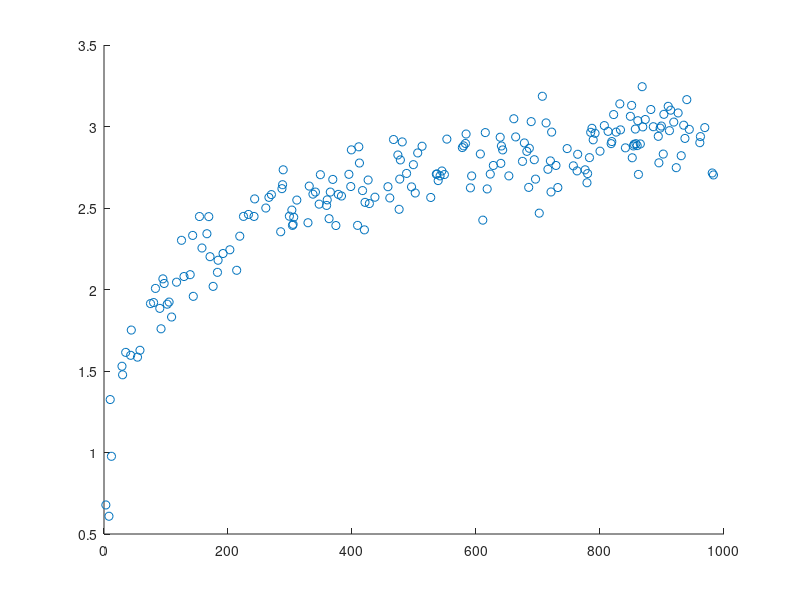

The MATLAB source for this figure: (Note: this script raises an error after producing the figure.)
% Generate some data which increases very rapidly at the start and then
% slows considerably
clear XData_mod YData_mod
xData = randperm(1000,200);
yData = log10(xData); % generate random x-axis data
yData = awgn( yData , 25, 'measured' );
scatter(xData,yData);

% Run a linear regression
[xData,yData]       = prepareCurveData(xData,yData); % checks for and removes NaN
t_out               = length(xData);
xData(1:t_out,2)    = 1; % Prep the data for regression with a column of ones
[b,~,r,~,stats]     = regress(yData,xData); % Run the regression and pull out the coefficients, residuals, stats
Original_r2         = stats(1,1); % Pull out the R2 value
Original_p          = stats(1,3); % Pull out the p value

%Let's plot the results:
ax1       = subplot(2,2,1); hold on;
set(gcf,'units','normalized','outerposition',[0 0 0.5 1]); 
h(1)      = scatter(xData(:,1),yData,... % we need to specify only the column due to the column of ones
    'MarkerEdgeColor', [0.5,0.5,0.5],...
    'MarkerFaceColor', [0.5,0.5,0.5],...
    'SizeData', 10);

intervals   = min(xData):0.01:max(xData);  % we need to specify the range of values to calculate the fit for.
h(2)          = plot(intervals,b(2) + b(1).*intervals,'k-'); % Plot the best-fit: b1 = slope, b2 = intecept

ylabel('yObs','FontSize', 14);
xlabel('xObs','FontSize',14);
h_leg(1) = legend(h(2), ['y = ' num2str(b(2)) '+' num2str(b(1)) 'x']);
legend boxoff ;
set(h_leg(1),'Location','best');

% Let's examine the residuals
% The residual vs. fit plot can be used to detect non-linearity and/or unequal variance.
ax2     = subplot(2,2,2); hold on
h(3)    = scatter(yData,r,... % plot the fit vs residuals
    'MarkerEdgeColor', [0.5,0.5,0.5],...
    'MarkerFaceColor', [0.5,0.5,0.5],...
    'SizeData', 10);
xlabel('yObs','FontSize', 14);
ylabel('residuals','FontSize', 14);

XData_mod               = log10(xData(:,1)); % here we transform the xObs by taking the log of x
t_out                   = length(XData_mod);
XData_mod(1:t_out,2)    = 1; % Prep the data for regression with a column of ones
[b,~,r,~,stats]         = regress(yData,XData_mod); % Run the regression and pull out the coefficients, residuals, stats
Original_r2             = stats(1,1); % Pull out the R2 value
Original_p              = stats(1,3); % Pull out the p value

%Let's plot the results:
ax3     = subplot(2,2,3); hold on
h(4)    = scatter(XData_mod(:,1),yData,... % we need to specify only the column due to the column of ones
    'MarkerEdgeColor', [0.5,0.5,0.5],...
    'MarkerFaceColor', [0.5,0.5,0.5],...
    'SizeData', 10);
ylabel('yObs','FontSize', 14);
xlabel('xObs','FontSize',14);

intervals   = min(XData_mod):0.01:max(XData_mod);  % we need to specify the range of values to calculate the fit for.
h(5)        = plot(intervals,b(2) + b(1).*intervals,'k-'); % Plot the best-fit: b1 = slope, b2 = intecept
ylabel('yObs','FontSize', 14);
xlabel('log10(xObs)','FontSize', 14);

h_leg(2) = legend(h(5), ['y = ' num2str(b(2)) '+' num2str(b(1)) 'log10(xObs)']);
legend boxoff ;
set(h_leg(2),'Location','best');

% Let's examine the residuals
% The residual vs. fit plot can be used to detect non-linearity and/or unequal variance.
ax4     = subplot(2,2,4); hold on
h(6)    = scatter(yData,r,... % plot the fit vs residuals
    'MarkerEdgeColor', [0.5,0.5,0.5],...
    'MarkerFaceColor', [0.5,0.5,0.5],...
    'SizeData', 10);
xlabel('yObs','FontSize', 14);
ylabel('residuals','FontSize', 14);